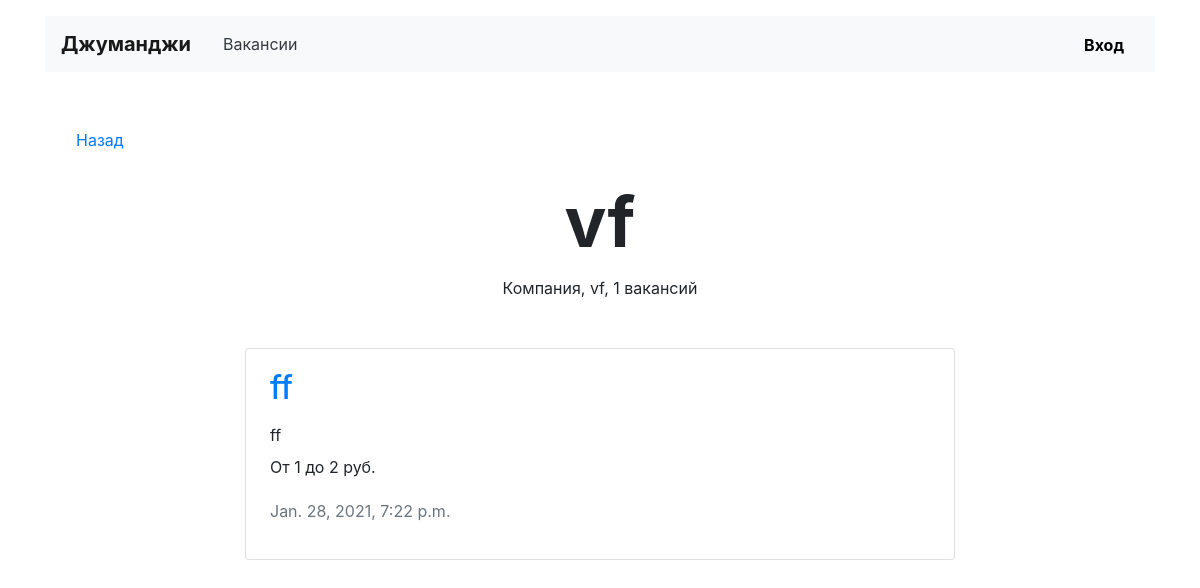
Before: /companies/9/ with the older database file.
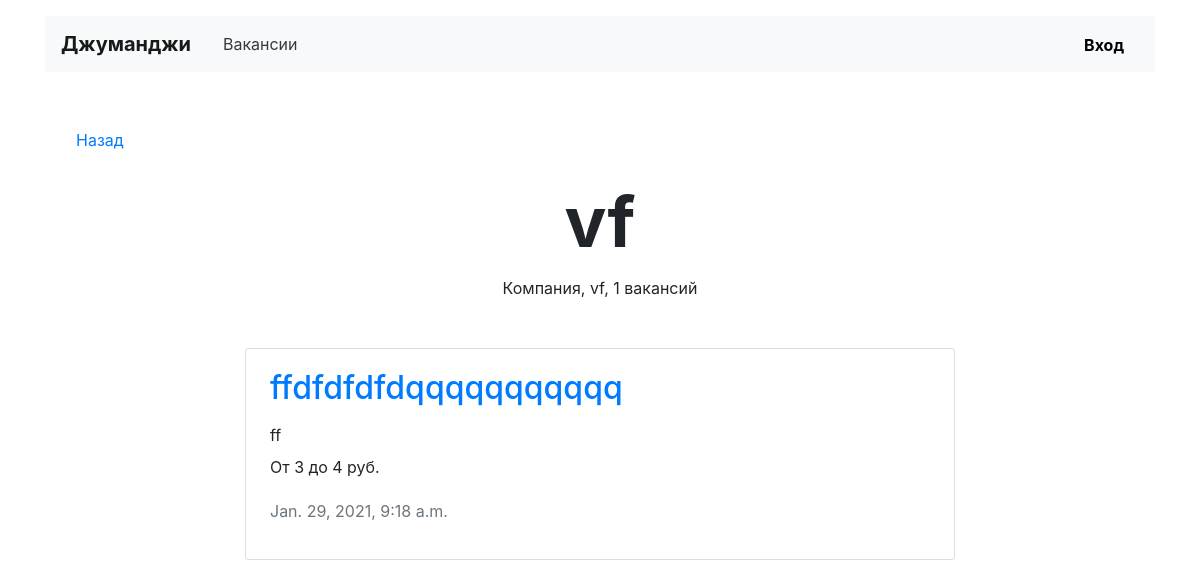
After: the same page with the newer database file.
### vacancies/models.py (models this page shows, shortened)
class Vacancy(models.Model):
    title = models.CharField(max_length=120)
    specialty = models.ForeignKey(Specialty, on_delete=models.CASCADE, related_name='vacancies')
    company = models.ForeignKey(Company, on_delete=models.CASCADE, related_name='vacancies')
    skills = models.TextField()
    description = models.TextField()
    salary_from = models.IntegerField()
    salary_to = models.IntegerField()
    posted = models.DateTimeField()

### vacancies/views.py (the view)
# urls.py: path('companies/<int:company_id>/', CompanyView.as_view(), name='company'),
class CompanyView(TemplateView):
    template_name = 'vacancies/company.html'
    def get_context_data(self, **kwargs):
        context = super(CompanyView, self).get_context_data(**kwargs)
        company_id = self.kwargs['company_id']
        instance_of_model = get_object_or_404(Company, id=company_id)
        context['company'] = instance_of_model
        context['vacancies'] = instance_of_model.vacancies.all()
        context['count_of_vacancies_from_the_company'] = instance_of_model.vacancies.count()
        return context

### templates/vacancies/company.html (shortened to what this page needs)
{% extends 'vacancies/base.html' %}
{% load static %}
{% block container %}
    <main class="container mt-3">
        <div class="navbar mt-5">
            <p><a href="{% url 'main' %}">Назад</a></p>
        </div>
        <section>
            <h1 class="h1 text-center mx-auto mt-0 pt-1" style="font-size: 70px;"><strong>{{ company.title }}</strong>
            </h1>
            <p class="text-center pt-1">Компания, {{ company.location }}, {{ count_of_vacancies_from_the_company }}
                вакансий</p>
            {% for vacancy in vacancies %}
                {% include 'vacancies/vacancy_card.html' %}
            {% endfor %}
        </section>
    </main>
{% endblock %}

### templates/vacancies/vacancy_card.html (shortened to what this page needs)
{% load static %}
<div class="row mt-4">
    <div class="col-12 col-lg-8 offset-lg-2 m-auto">
        <div class="card">
            <div class="card-body px-4">
                <div class="row">
                    <div class="col-12 col-md-8 col-lg-9">
                        <h2 class="h2 pb-2"><a
                                href="{% url 'vacancy' vacancy.id %}">{{ vacancy.title }}</a></h2>
                        <p class="mb-2">{{ vacancy.skills }}</p>
                        <p>От {{ vacancy.salary_from }} до {{ vacancy.salary_to }} руб.</p>
                        <p class="text-muted pt-1">{{ vacancy.posted }}</p>
                    </div>
                    <div class="col-12 col-md-4 col-lg-3 d-flex align-items-end">
                    </div>
                </div>
            </div>
        </div>
    </div>
</div>

Changed rows visible on the page:
removed Vacancy: title "ff", skills "ff", salary_from "1", salary_to "2", posted "Jan. 28, 2021, 7:22 p.m."
added Vacancy: title "ffdfdfdfdqqqqqqqqqqq", skills "ff", salary_from "3", salary_to "4", posted "Jan. 29, 2021, 9:18 a.m."
